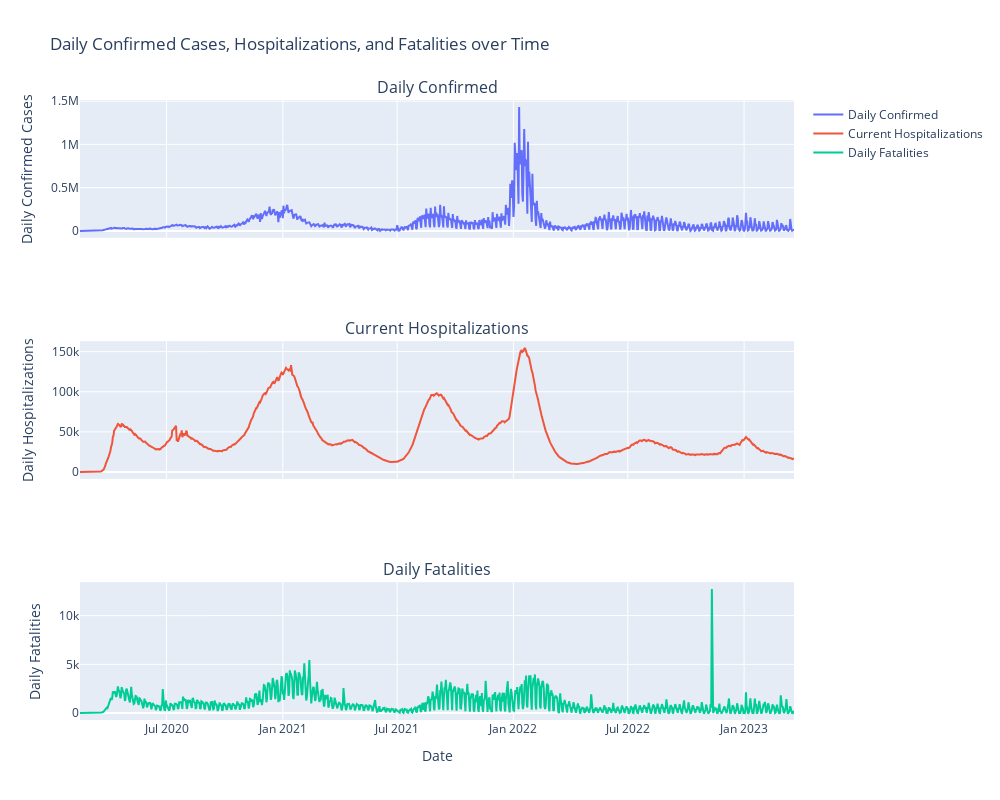

The notebook cell this image was saved under:
### Code cell
# Creating subplots vertically aligned
fig = make_subplots(rows=3, cols=1, shared_xaxes=True, subplot_titles=("Daily Confirmed", "Current Hospitalizations", "Daily Fatalities"))

# Adding traces for each subplot
fig.add_trace(go.Scatter(x=master_df.index, y=master_df['new_confirmed'], name='Daily Confirmed'), row=1, col=1)
fig.add_trace(go.Scatter(x=master_df.index, y=master_df['current_hospitalized_patients'], name='Current Hospitalizations'), row=2, col=1)
fig.add_trace(go.Scatter(x=master_df.index, y=master_df['new_fatal'], name='Daily Fatalities'), row=3, col=1)

# Update the layout
fig.update_layout(height=800, width=1000, title='Daily Confirmed Cases, Hospitalizations, and Fatalities over Time')
fig.update_xaxes(title_text='Date', row=3, col=1)
fig.update_yaxes(title_text='Daily Confirmed Cases', row=1, col=1)
fig.update_yaxes(title_text='Daily Hospitalizations', row=2, col=1)
fig.update_yaxes(title_text='Daily Fatalities', row=3, col=1)

fig.show()

### Figure 1 — Plotly figure (JSON) as saved in the notebook; plotly's stock layout.template omitted (floating-point values rounded to 4 significant figures; data arrays with more than 128 entries replaced by an {"elided": "..."} marker saying what was removed)
{"data": [{"name": "Daily Confirmed", "type": "scatter", "x": {"elided": "1131 str values"}, "xaxis": "x", "y": {"elided": "1131 int values"}, "yaxis": "y"}, {"name": "Current Hospitalizations", "type": "scatter", "x": {"elided": "1131 str values"}, "xaxis": "x2", "y": {"elided": "1131 int values"}, "yaxis": "y2"}, {"name": "Daily Fatalities", "type": "scatter", "x": {"elided": "1131 str values"}, "xaxis": "x3", "y": {"elided": "1131 int values"}, "yaxis": "y3"}], "layout": {"annotations": [{"font": {"size": 16}, "showarrow": false, "text": "Daily Confirmed", "x": 0.5, "xanchor": "center", "xref": "paper", "y": 1, "yanchor": "bottom", "yref": "paper"}, {"font": {"size": 16}, "showarrow": false, "text": "Current Hospitalizations", "x": 0.5, "xanchor": "center", "xref": "paper", "y": 0.6111, "yanchor": "bottom", "yref": "paper"}, {"font": {"size": 16}, "showarrow": false, "text": "Daily Fatalities", "x": 0.5, "xanchor": "center", "xref": "paper", "y": 0.2222, "yanchor": "bottom", "yref": "paper"}], "height": 800, "title": {"text": "Daily Confirmed Cases, Hospitalizations, and Fatalities over Time"}, "width": 1000, "xaxis": {"anchor": "y", "domain": [0, 1], "matches": "x3", "showticklabels": false}, "xaxis2": {"anchor": "y2", "domain": [0, 1], "matches": "x3", "showticklabels": false}, "xaxis3": {"anchor": "y3", "domain": [0, 1], "title": {"text": "Date"}}, "yaxis": {"anchor": "x", "domain": [0.7778, 1], "title": {"text": "Daily Confirmed Cases"}}, "yaxis2": {"anchor": "x2", "domain": [0.3889, 0.6111], "title": {"text": "Daily Hospitalizations"}}, "yaxis3": {"anchor": "x3", "domain": [0, 0.2222], "title": {"text": "Daily Fatalities"}}}}
